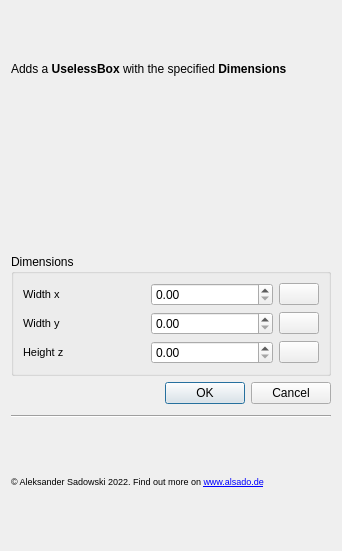
<?xml version="1.0" encoding="UTF-8"?>
<ui version="4.0">
 <class>Form</class>
 <widget class="QWidget" name="Form">
  <property name="geometry">
   <rect>
    <x>0</x>
    <y>0</y>
    <width>342</width>
    <height>551</height>
   </rect>
  </property>
  <property name="sizePolicy">
   <sizepolicy hsizetype="Fixed" vsizetype="Fixed">
    <horstretch>0</horstretch>
    <verstretch>0</verstretch>
   </sizepolicy>
  </property>
  <property name="windowTitle">
   <string>Form</string>
  </property>
  <layout class="QVBoxLayout" name="verticalLayout">
   <item>
    <widget class="QLabel" name="label_9">
     <property name="font">
      <font>
       <pointsize>9</pointsize>
      </font>
     </property>
     <property name="text">
      <string>&lt;html&gt;&lt;head/&gt;&lt;body&gt;&lt;p&gt;Adds a &lt;span style=&quot; font-weight:600;&quot;&gt;UselessBox&lt;/span&gt; with the specified &lt;span style=&quot; font-weight:600;&quot;&gt;Dimensions&lt;/span&gt;&lt;/p&gt;&lt;/body&gt;&lt;/html&gt;</string>
     </property>
     <property name="wordWrap">
      <bool>true</bool>
     </property>
    </widget>
   </item>
   <item>
    <widget class="QLabel" name="label">
     <property name="maximumSize">
      <size>
       <width>320</width>
       <height>240</height>
      </size>
     </property>
     <property name="text">
      <string/>
     </property>
     <property name="pixmap">
      <pixmap>placeholder-info.png</pixmap>
     </property>
     <property name="scaledContents">
      <bool>true</bool>
     </property>
     <property name="alignment">
      <set>Qt::AlignCenter</set>
     </property>
    </widget>
   </item>
   <item>
    <widget class="QGroupBox" name="groupBox_2">
     <property name="title">
      <string>Dimensions</string>
     </property>
     <layout class="QVBoxLayout" name="verticalLayout_3">
      <item>
       <layout class="QHBoxLayout" name="horizontalLayout_2" stretch="5,5,0">
        <item>
         <widget class="QLabel" name="label_4">
          <property name="font">
           <font>
            <pointsize>8</pointsize>
           </font>
          </property>
          <property name="text">
           <string>Width x</string>
          </property>
         </widget>
        </item>
        <item>
         <widget class="QDoubleSpinBox" name="width_x_spinbox"/>
        </item>
        <item>
         <widget class="QPushButton" name="width_x_help_button">
          <property name="text">
           <string/>
          </property>
          <property name="icon">
           <iconset>
            <normaloff>help.png</normaloff>help.png</iconset>
          </property>
          <property name="iconSize">
           <size>
            <width>20</width>
            <height>20</height>
           </size>
          </property>
          <property name="autoDefault">
           <bool>false</bool>
          </property>
          <property name="flat">
           <bool>false</bool>
          </property>
         </widget>
        </item>
       </layout>
      </item>
      <item>
       <layout class="QHBoxLayout" name="horizontalLayout_3" stretch="1,1,0">
        <item>
         <widget class="QLabel" name="label_7">
          <property name="font">
           <font>
            <pointsize>8</pointsize>
           </font>
          </property>
          <property name="text">
           <string>Width y</string>
          </property>
         </widget>
        </item>
        <item>
         <widget class="QDoubleSpinBox" name="width_y_spinbox"/>
        </item>
        <item>
         <widget class="QPushButton" name="width_y_help_button">
          <property name="text">
           <string/>
          </property>
          <property name="icon">
           <iconset>
            <normaloff>help.png</normaloff>help.png</iconset>
          </property>
          <property name="iconSize">
           <size>
            <width>20</width>
            <height>20</height>
           </size>
          </property>
          <property name="flat">
           <bool>false</bool>
          </property>
         </widget>
        </item>
       </layout>
      </item>
      <item>
       <layout class="QHBoxLayout" name="horizontalLayout_4" stretch="1,1,0">
        <item>
         <widget class="QLabel" name="label_8">
          <property name="font">
           <font>
            <pointsize>8</pointsize>
           </font>
          </property>
          <property name="text">
           <string>Height z</string>
          </property>
         </widget>
        </item>
        <item>
         <widget class="QDoubleSpinBox" name="height_z_spinbox"/>
        </item>
        <item>
         <widget class="QPushButton" name="height_z_help_button">
          <property name="text">
           <string/>
          </property>
          <property name="icon">
           <iconset>
            <normaloff>help.png</normaloff>help.png</iconset>
          </property>
          <property name="iconSize">
           <size>
            <width>20</width>
            <height>20</height>
           </size>
          </property>
          <property name="flat">
           <bool>false</bool>
          </property>
         </widget>
        </item>
       </layout>
      </item>
     </layout>
    </widget>
   </item>
   <item>
    <widget class="QDialogButtonBox" name="buttonBox">
     <property name="standardButtons">
      <set>QDialogButtonBox::Cancel|QDialogButtonBox::Ok</set>
     </property>
    </widget>
   </item>
   <item>
    <spacer name="verticalSpacer">
     <property name="orientation">
      <enum>Qt::Vertical</enum>
     </property>
     <property name="sizeType">
      <enum>QSizePolicy::Fixed</enum>
     </property>
     <property name="sizeHint" stdset="0">
      <size>
       <width>20</width>
       <height>5</height>
      </size>
     </property>
    </spacer>
   </item>
   <item>
    <widget class="Line" name="line">
     <property name="orientation">
      <enum>Qt::Horizontal</enum>
     </property>
    </widget>
   </item>
   <item>
    <widget class="QLabel" name="label_6">
     <property name="font">
      <font>
       <pointsize>7</pointsize>
      </font>
     </property>
     <property name="text">
      <string>&lt;html&gt;&lt;head/&gt;&lt;body&gt;&lt;p&gt;© Aleksander Sadowski 2022.                         Find out more on &lt;a href=&quot;https://www.alsado.de&quot;&gt;&lt;span style=&quot; text-decoration: underline; color:#0000ff;&quot;&gt;www.alsado.de&lt;/span&gt;&lt;/a&gt;&lt;/p&gt;&lt;/body&gt;&lt;/html&gt;</string>
     </property>
     <property name="wordWrap">
      <bool>true</bool>
     </property>
     <property name="openExternalLinks">
      <bool>true</bool>
     </property>
    </widget>
   </item>
  </layout>
 </widget>
 <resources/>
 <connections/>
</ui>
